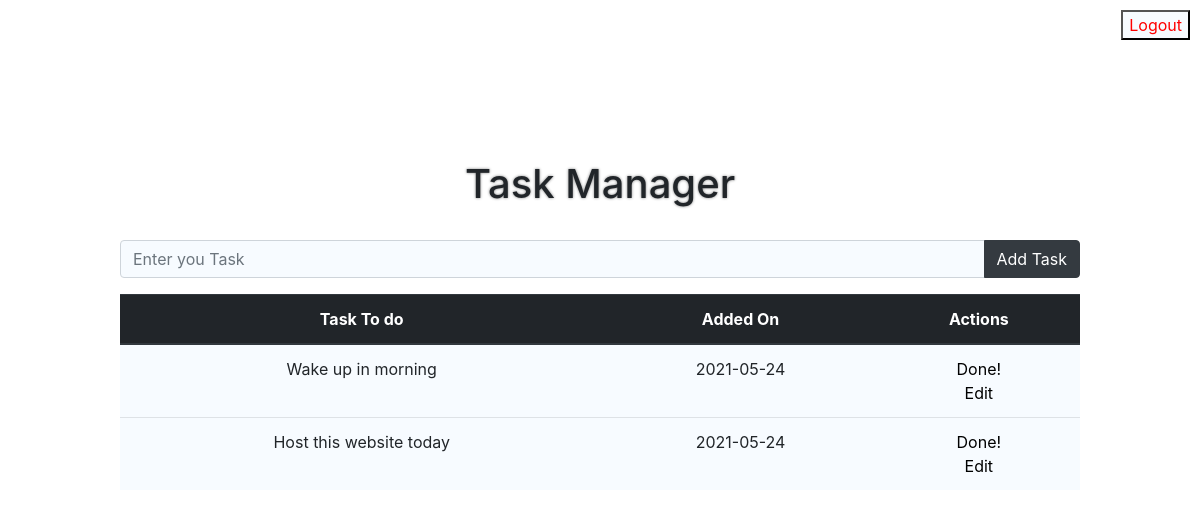
/ (signed in), run on the app's committed database.
### app.py (models this page shows, shortened)
class Todo(db.Model):
    id = db.Column(db.Integer, primary_key=True)
    user_id = db.Column(db.Integer)
    content = db.Column(db.String(300), nullable=False)
    date_created = db.Column(db.DateTime, default=datetime.utcnow)

### app.py (the view)
@ app.route('/', methods=['POST', 'GET'])
def home():
    if g.user:
        if request.method == 'POST':
            task_content = request.form['content']
            new_task = Todo(content=task_content, user_id=g.user.id)
            db.session.add(new_task)
            db.session.commit()
            return redirect('/')
        else:
            tasks = Todo.query.filter_by(
                user_id=g.user.id).order_by(Todo.date_created)
            return render_template("index.html", tasks=tasks)
    else:
        flash("You need to Login First")
        return redirect('/login')

### app.py (called while the page is built)
@ app.before_request
def before_request():
    g.user = None
    if 'user' in session:
        user = Users.query.filter_by(id=session['user']).first()
        g.user = user

### templates/index.html (shortened to what this page needs)
{% extends 'base.html' %}
{% block content %}
<p><br></p>
<h1>Task Manager</h1>
<br>
<form method="POST", action="/">
    <div class="input-group mb-3">
        <input type="text" class="form-control" placeholder="Enter you Task" aria-label="Task" aria-describedby="basic-addon2" name="content" minlength="1">
        <div class="input-group-append">
            <button class="btn btn-dark" type="submit">Add Task</button>
        </div>
    </div>
</form>
<form align="right" name="form1" method="POST" action="/logout">
    <label class="logoutLblPos">
    <input name="submit2" type="submit" id="submit2" value="Logout" style="background: rgb(240, 248, 255, 0.5); color: red;">
    </label>
  </form>
    <table class="table">
        <thead class="thead-dark">
            <tr>
                <th>Task To do</th>
                <th>Added On</th>
                <th>Actions</th>
            </tr>
        </thead>
        {% for task in tasks %}
        <tr>
            <td>{{ task.content }}</td>
            <td>{{ task.date_created.date() }}</td>
            <td>
                <a style="color: black;" href="/delete/{{task.id}}">Done!</a>
                <br>
                <a style="color: black;" href="/update/{{task.id}}">Edit</a>
            </td>
        </tr>
        {% endfor %}
    </table>
    <p><br></p>
{% endblock %}

### static/css/main.css (style rules this page uses)
body { text-align: center; margin: 10%; }
a { margin: 4px; }
h1 { text-shadow: 0 0 3px grey; }
.table { background: rgb(240, 248, 255, 0.5); }
.form-control { background: rgb(240, 248, 255, 0.5); }
.logoutLblPos { position: fixed; right: 10px; top: 10px; }

### data on the page
Todo: content "Wake up in morning", date_created "2021-05-24"
Todo: content "Host this website today", date_created "2021-05-24"
